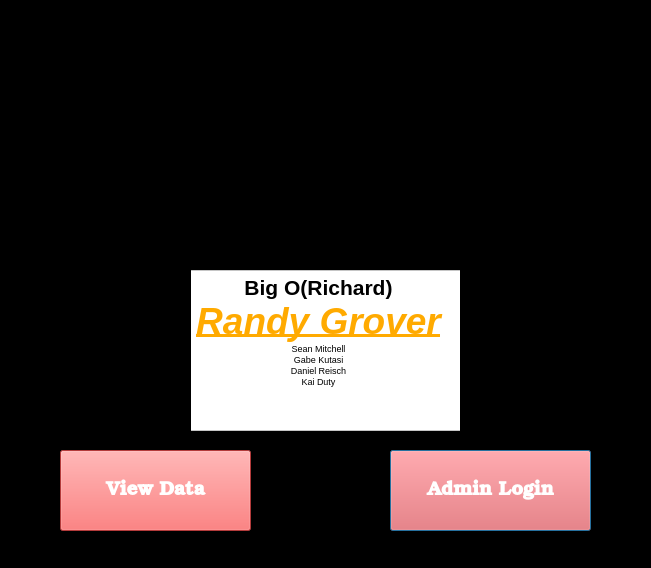
<?xml version="1.0" encoding="UTF-8"?>
<ui version="4.0">
 <class>login</class>
 <widget class="QDialog" name="login">
  <property name="geometry">
   <rect>
    <x>0</x>
    <y>0</y>
    <width>651</width>
    <height>568</height>
   </rect>
  </property>
  <property name="windowTitle">
   <string>Dialog</string>
  </property>
  <property name="styleSheet">
   <string notr="true">background-color: rgb(0, 0, 0);</string>
  </property>
  <widget class="QPushButton" name="LoginButton">
   <property name="geometry">
    <rect>
     <x>390</x>
     <y>450</y>
     <width>201</width>
     <height>81</height>
    </rect>
   </property>
   <property name="font">
    <font>
     <family>Bookman Old Style</family>
     <pointsize>14</pointsize>
     <weight>75</weight>
     <bold>true</bold>
    </font>
   </property>
   <property name="styleSheet">
    <string notr="true">color: rgb(255, 255, 255);
border-color: rgb(255, 255, 255);
background-color: rgb(250, 83, 83);</string>
   </property>
   <property name="text">
    <string>Admin Login</string>
   </property>
  </widget>
  <widget class="QLabel" name="label">
   <property name="geometry">
    <rect>
     <x>30</x>
     <y>30</y>
     <width>591</width>
     <height>201</height>
    </rect>
   </property>
   <property name="text">
    <string/>
   </property>
   <property name="pixmap">
    <pixmap resource="resources.qrc">:/images/Baseball.gif</pixmap>
   </property>
   <property name="scaledContents">
    <bool>true</bool>
   </property>
  </widget>
  <widget class="QPushButton" name="pushButton_viewData">
   <property name="geometry">
    <rect>
     <x>60</x>
     <y>450</y>
     <width>191</width>
     <height>81</height>
    </rect>
   </property>
   <property name="font">
    <font>
     <family>Bookman Old Style</family>
     <pointsize>14</pointsize>
     <weight>75</weight>
     <bold>true</bold>
    </font>
   </property>
   <property name="styleSheet">
    <string notr="true">color: rgb(255, 255, 255);
border-color: rgb(255, 255, 255);
background-color: rgb(250, 83, 83);</string>
   </property>
   <property name="text">
    <string>View Data</string>
   </property>
  </widget>
  <widget class="QTextBrowser" name="textBrowser">
   <property name="geometry">
    <rect>
     <x>60</x>
     <y>270</y>
     <width>531</width>
     <height>161</height>
    </rect>
   </property>
   <property name="font">
    <font>
     <family>MS Shell Dlg 2</family>
     <pointsize>26</pointsize>
     <weight>50</weight>
     <italic>false</italic>
     <bold>false</bold>
    </font>
   </property>
   <property name="styleSheet">
    <string notr="true">font: 26pt &quot;MS Shell Dlg 2&quot;;
background-color: rgb(255, 255, 255);</string>
   </property>
   <property name="html">
    <string>&lt;!DOCTYPE HTML PUBLIC &quot;-//W3C//DTD HTML 4.0//EN&quot; &quot;http://www.w3.org/TR/REC-html40/strict.dtd&quot;&gt;
&lt;html&gt;&lt;head&gt;&lt;meta name=&quot;qrichtext&quot; content=&quot;1&quot; /&gt;&lt;style type=&quot;text/css&quot;&gt;
p, li { white-space: pre-wrap; }
&lt;/style&gt;&lt;/head&gt;&lt;body style=&quot; font-family:'MS Shell Dlg 2'; font-size:26pt; font-weight:400; font-style:normal;&quot;&gt;
&lt;p align=&quot;center&quot; style=&quot; margin-top:0px; margin-bottom:0px; margin-left:0px; margin-right:0px; -qt-block-indent:0; text-indent:0px;&quot;&gt;&lt;span style=&quot; font-size:16pt; font-weight:600;&quot;&gt;Big O(Richard)&lt;/span&gt;&lt;/p&gt;
&lt;p align=&quot;center&quot; style=&quot; margin-top:0px; margin-bottom:0px; margin-left:0px; margin-right:0px; -qt-block-indent:0; text-indent:0px;&quot;&gt;&lt;span style=&quot; font-size:28pt; font-weight:600; font-style:italic; text-decoration: underline; color:#ffaa00;&quot;&gt;Randy Grover&lt;/span&gt;&lt;/p&gt;
&lt;p align=&quot;center&quot; style=&quot; margin-top:0px; margin-bottom:0px; margin-left:0px; margin-right:0px; -qt-block-indent:0; text-indent:0px;&quot;&gt;&lt;span style=&quot; font-size:7pt;&quot;&gt;Sean Mitchell&lt;/span&gt;&lt;/p&gt;
&lt;p align=&quot;center&quot; style=&quot; margin-top:0px; margin-bottom:0px; margin-left:0px; margin-right:0px; -qt-block-indent:0; text-indent:0px;&quot;&gt;&lt;span style=&quot; font-size:7pt;&quot;&gt;Gabe Kutasi&lt;/span&gt;&lt;/p&gt;
&lt;p align=&quot;center&quot; style=&quot; margin-top:0px; margin-bottom:0px; margin-left:0px; margin-right:0px; -qt-block-indent:0; text-indent:0px;&quot;&gt;&lt;span style=&quot; font-size:7pt;&quot;&gt;Daniel Reisch&lt;/span&gt;&lt;/p&gt;
&lt;p align=&quot;center&quot; style=&quot; margin-top:0px; margin-bottom:0px; margin-left:0px; margin-right:0px; -qt-block-indent:0; text-indent:0px;&quot;&gt;&lt;span style=&quot; font-size:7pt;&quot;&gt;Kai Duty&lt;/span&gt;&lt;/p&gt;
&lt;p align=&quot;center&quot; style=&quot;-qt-paragraph-type:empty; margin-top:0px; margin-bottom:0px; margin-left:0px; margin-right:0px; -qt-block-indent:0; text-indent:0px;&quot;&gt;&lt;br /&gt;&lt;/p&gt;&lt;/body&gt;&lt;/html&gt;</string>
   </property>
  </widget>
  <widget class="QLabel" name="label_2">
   <property name="geometry">
    <rect>
     <x>460</x>
     <y>270</y>
     <width>131</width>
     <height>161</height>
    </rect>
   </property>
   <property name="text">
    <string/>
   </property>
   <property name="pixmap">
    <pixmap resource="resources.qrc">:/images/randy.jpg</pixmap>
   </property>
   <property name="scaledContents">
    <bool>true</bool>
   </property>
  </widget>
  <widget class="QLabel" name="label_3">
   <property name="geometry">
    <rect>
     <x>60</x>
     <y>270</y>
     <width>131</width>
     <height>161</height>
    </rect>
   </property>
   <property name="text">
    <string/>
   </property>
   <property name="pixmap">
    <pixmap resource="resources.qrc">:/images/randy.jpg</pixmap>
   </property>
   <property name="scaledContents">
    <bool>true</bool>
   </property>
  </widget>
 </widget>
 <resources>
  <include location="resources.qrc"/>
 </resources>
 <connections/>
</ui>
